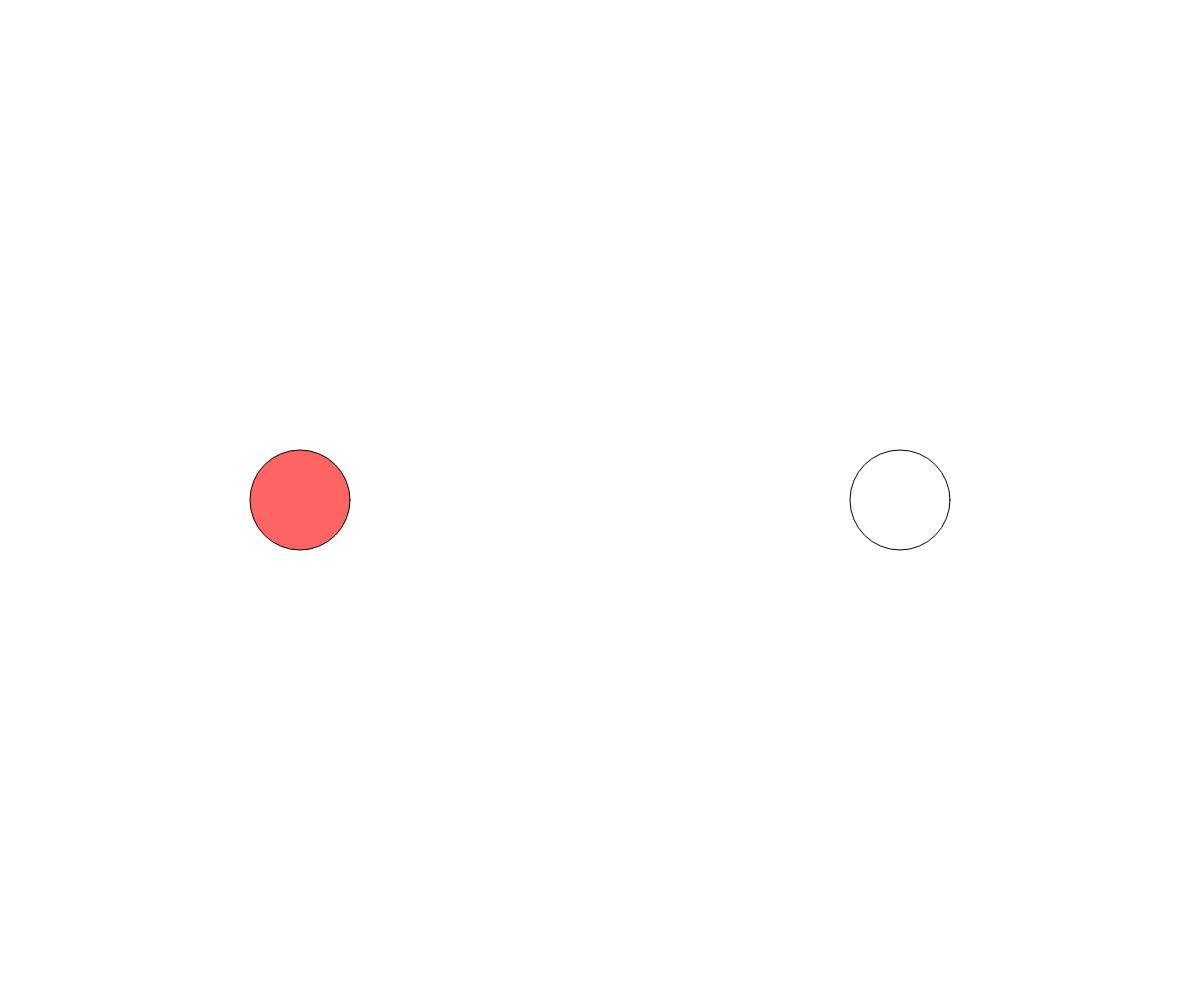
Frame 1 (no input)
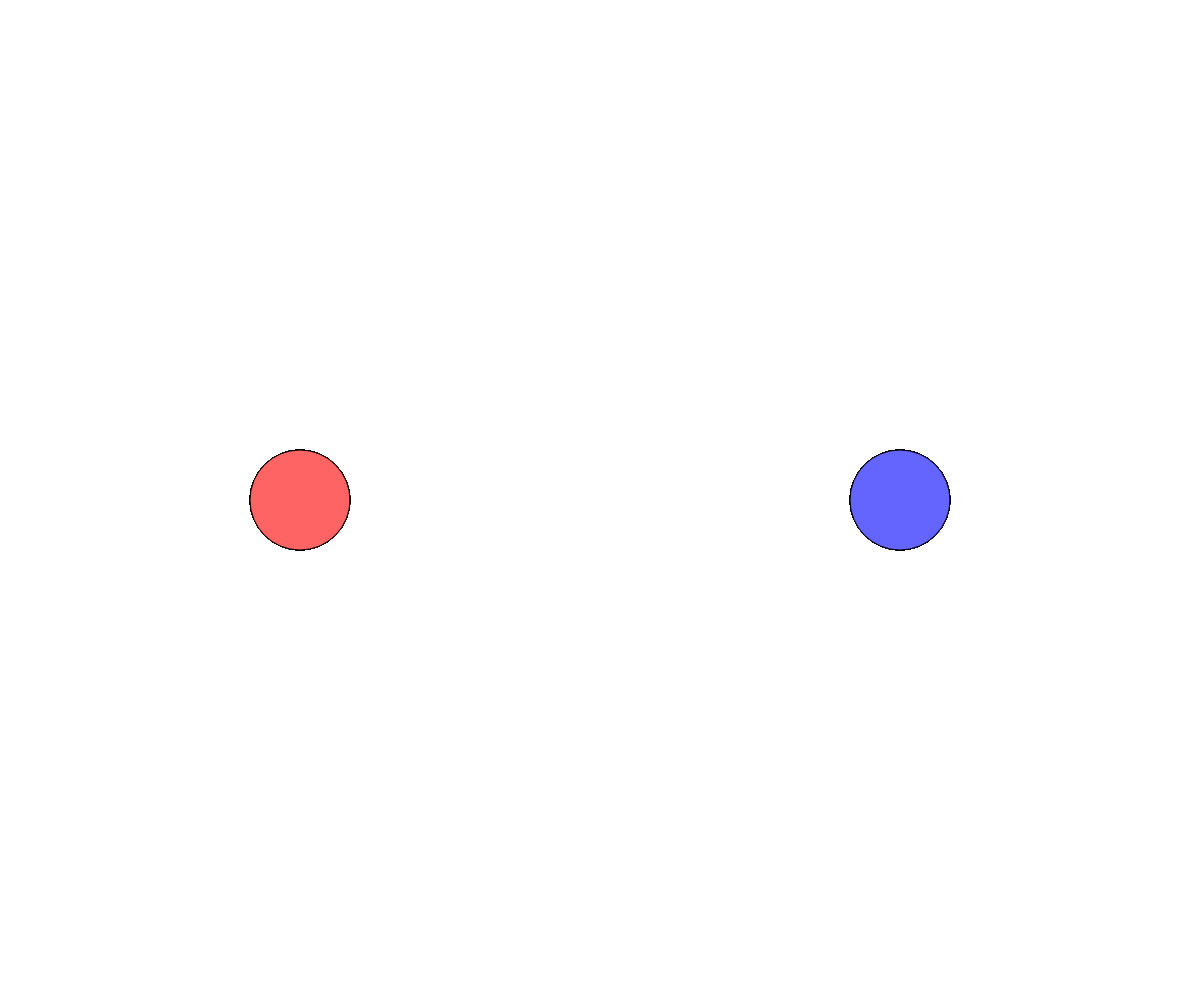
Frame 60 (no input)
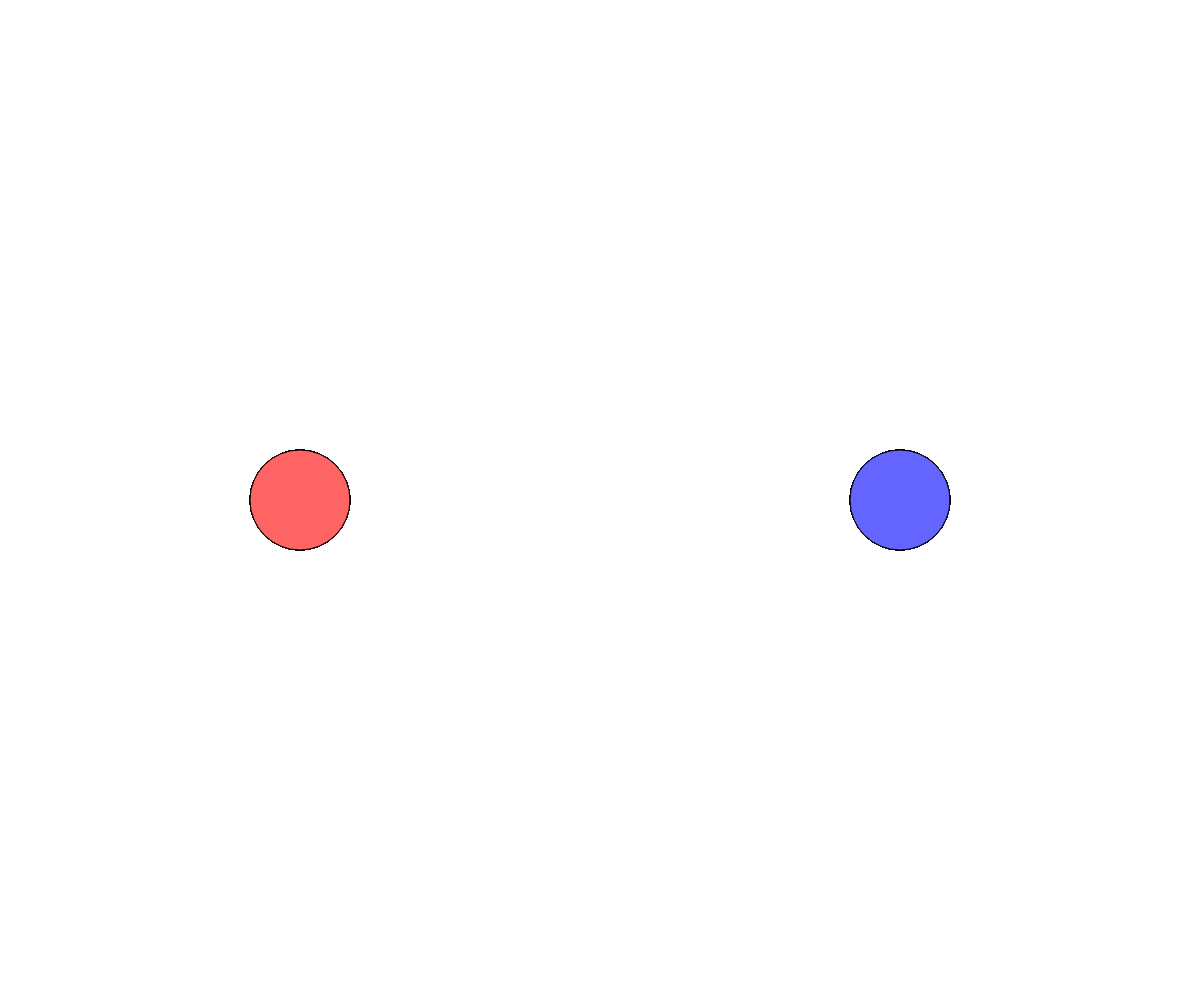
Frame 120 (the mouse pressed at the canvas centre since frame 60)

The p5.js sketch that drew these frames (run headless with seeded random() and noise() and a simulated clock; from frame 60 on, the mouse is pressed at the canvas centre):

// p5.js sketch
// ── sketch.js
// スプラ〇ゥーンのような塗りつぶして自分の陣地を広げる2人対戦ゲームをイメージして作りました。

function setup(){
  createCanvas(windowWidth, windowHeight);
  x=width*3/4 ;
  y=height/2;
  a=width/4;
  b=height/2;


}

function draw(){

{circle(x, y, 100);
  fill(255,100,100);
  if(keyIsDown(UP_ARROW)){y-=5;}
  if(keyIsDown(DOWN_ARROW)){y+=5;}
  if(keyIsDown(LEFT_ARROW)){x-=5;}
  if(keyIsDown(RIGHT_ARROW)) {x+=5;}
  x=(x+width)%width;
  y=(y+height)%height;
}

{circle(a, b, 100);
  fill(100,100,255);
if(keyIsDown("W".charCodeAt(0))){b-=5;}
if(keyIsDown("S".charCodeAt(0))){b+=5;}
if(keyIsDown("A".charCodeAt(0))){a-=5;}
if(keyIsDown("D".charCodeAt(0))){a+=5;}
a=(a+width)%width;
b=(b+height)%height;

}
}
